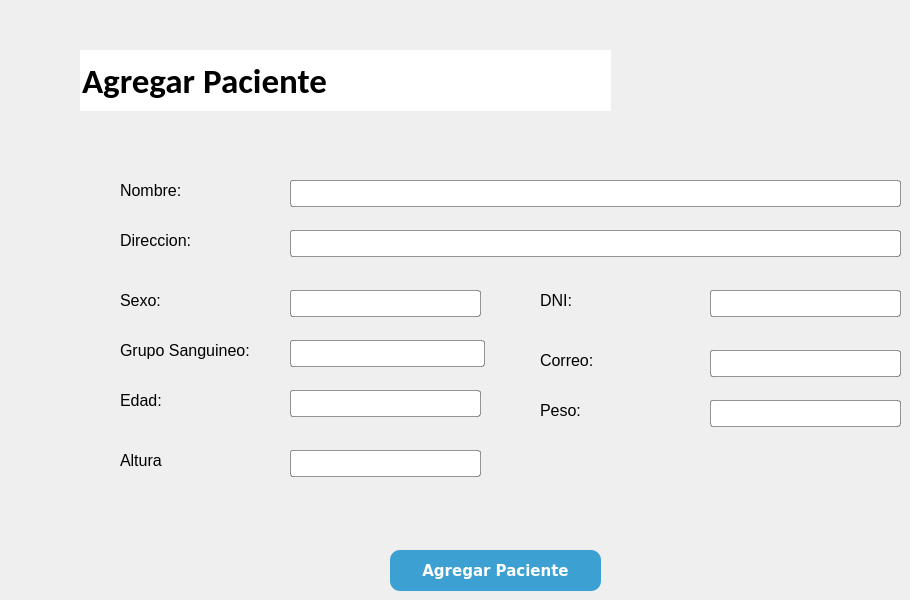
      <widget class="QWidget" name="tab_12">
       <attribute name="title">
        <string>Agregar Paciente</string>
       </attribute>
       <widget class="QLineEdit" name="lineEdit_61">
        <property name="geometry">
         <rect>
          <x>80</x>
          <y>50</y>
          <width>531</width>
          <height>61</height>
         </rect>
        </property>
        <property name="font">
         <font>
          <family>Calibri</family>
          <pointsize>26</pointsize>
          <weight>75</weight>
          <bold>true</bold>
         </font>
        </property>
        <property name="styleSheet">
         <string notr="true">border: none; background-image: transparent</string>
        </property>
        <property name="text">
         <string>Agregar Paciente</string>
        </property>
       </widget>
       <widget class="QLabel" name="label_77">
        <property name="geometry">
         <rect>
          <x>540</x>
          <y>290</y>
          <width>61</width>
          <height>21</height>
         </rect>
        </property>
        <property name="font">
         <font>
          <family>Arial</family>
          <pointsize>12</pointsize>
         </font>
        </property>
        <property name="styleSheet">
         <string notr="true">border-width: 0px</string>
        </property>
        <property name="text">
         <string>DNI:</string>
        </property>
       </widget>
       <widget class="QLineEdit" name="lineEdit_83">
        <property name="geometry">
         <rect>
          <x>290</x>
          <y>180</y>
          <width>611</width>
          <height>27</height>
         </rect>
        </property>
        <property name="font">
         <font>
          <family>Arial</family>
          <pointsize>12</pointsize>
         </font>
        </property>
        <property name="styleSheet">
         <string notr="true">background-color: rgb(255, 255, 255); border: 1px solid rgba(0,0,0, 0.4); border-radius: 3px</string>
        </property>
        <property name="text">
         <string/>
        </property>
        <property name="readOnly">
         <bool>false</bool>
        </property>
       </widget>
       <widget class="QLineEdit" name="lineEdit_84">
        <property name="geometry">
         <rect>
          <x>710</x>
          <y>400</y>
          <width>191</width>
          <height>27</height>
         </rect>
        </property>
        <property name="font">
         <font>
          <family>Arial</family>
          <pointsize>12</pointsize>
         </font>
        </property>
        <property name="cursor">
         <cursorShape>IBeamCursor</cursorShape>
        </property>
        <property name="styleSheet">
         <string notr="true">background-color: rgb(255, 255, 255);  border: 1px solid rgba(0,0,0, 0.4); border-radius: 3px</string>
        </property>
        <property name="inputMethodHints">
         <set>Qt::ImhDigitsOnly|Qt::ImhFormattedNumbersOnly</set>
        </property>
        <property name="text">
         <string/>
        </property>
        <property name="readOnly">
         <bool>false</bool>
        </property>
       </widget>
       <widget class="QLineEdit" name="lineEdit_85">
        <property name="geometry">
         <rect>
          <x>290</x>
          <y>390</y>
          <width>191</width>
          <height>27</height>
         </rect>
        </property>
        <property name="font">
         <font>
          <family>Arial</family>
          <pointsize>12</pointsize>
         </font>
        </property>
        <property name="cursor">
         <cursorShape>IBeamCursor</cursorShape>
        </property>
        <property name="styleSheet">
         <string notr="true">background-color: rgb(255, 255, 255);  border: 1px solid rgba(0,0,0, 0.4); border-radius: 3px</string>
        </property>
        <property name="inputMethodHints">
         <set>Qt::ImhDigitsOnly|Qt::ImhFormattedNumbersOnly</set>
        </property>
        <property name="text">
         <string/>
        </property>
        <property name="readOnly">
         <bool>false</bool>
        </property>
       </widget>
       <widget class="QLabel" name="label_78">
        <property name="geometry">
         <rect>
          <x>120</x>
          <y>390</y>
          <width>61</width>
          <height>21</height>
         </rect>
        </property>
        <property name="font">
         <font>
          <family>Arial</family>
          <pointsize>12</pointsize>
         </font>
        </property>
        <property name="styleSheet">
         <string notr="true">border-width: 0px</string>
        </property>
        <property name="text">
         <string>Edad:</string>
        </property>
       </widget>
       <widget class="QLineEdit" name="lineEdit_86">
        <property name="geometry">
         <rect>
          <x>710</x>
          <y>350</y>
          <width>191</width>
          <height>27</height>
         </rect>
        </property>
        <property name="font">
         <font>
          <family>Arial</family>
          <pointsize>12</pointsize>
         </font>
        </property>
        <property name="cursor">
         <cursorShape>IBeamCursor</cursorShape>
        </property>
        <property name="styleSheet">
         <string notr="true">background-color: rgb(255, 255, 255);  border: 1px solid rgba(0,0,0, 0.4); border-radius: 3px</string>
        </property>
        <property name="inputMethodHints">
         <set>Qt::ImhDigitsOnly|Qt::ImhFormattedNumbersOnly</set>
        </property>
        <property name="text">
         <string/>
        </property>
        <property name="readOnly">
         <bool>false</bool>
        </property>
       </widget>
       <widget class="QLabel" name="label_79">
        <property name="geometry">
         <rect>
          <x>540</x>
          <y>350</y>
          <width>131</width>
          <height>21</height>
         </rect>
        </property>
        <property name="font">
         <font>
          <family>Arial</family>
          <pointsize>12</pointsize>
         </font>
        </property>
        <property name="styleSheet">
         <string notr="true">border-width: 0px</string>
        </property>
        <property name="text">
         <string>Correo:</string>
        </property>
       </widget>
       <widget class="QLineEdit" name="lineEdit_87">
        <property name="geometry">
         <rect>
          <x>710</x>
          <y>290</y>
          <width>191</width>
          <height>27</height>
         </rect>
        </property>
        <property name="font">
         <font>
          <family>Arial</family>
          <pointsize>12</pointsize>
         </font>
        </property>
        <property name="cursor">
         <cursorShape>IBeamCursor</cursorShape>
        </property>
        <property name="styleSheet">
         <string notr="true">background-color: rgb(255, 255, 255);  border: 1px solid rgba(0,0,0, 0.4); border-radius: 3px</string>
        </property>
        <property name="inputMethodHints">
         <set>Qt::ImhDigitsOnly|Qt::ImhFormattedNumbersOnly</set>
        </property>
        <property name="text">
         <string/>
        </property>
        <property name="readOnly">
         <bool>false</bool>
        </property>
       </widget>
       <widget class="QLineEdit" name="lineEdit_88">
        <property name="geometry">
         <rect>
          <x>290</x>
          <y>450</y>
          <width>191</width>
          <height>27</height>
         </rect>
        </property>
        <property name="font">
         <font>
          <family>Arial</family>
          <pointsize>12</pointsize>
         </font>
        </property>
        <property name="cursor">
         <cursorShape>IBeamCursor</cursorShape>
        </property>
        <property name="styleSheet">
         <string notr="true">background-color: rgb(255, 255, 255);  border: 1px solid rgba(0,0,0, 0.4); border-radius: 3px</string>
        </property>
        <property name="inputMethodHints">
         <set>Qt::ImhDigitsOnly|Qt::ImhFormattedNumbersOnly</set>
        </property>
        <property name="text">
         <string/>
        </property>
        <property name="readOnly">
         <bool>false</bool>
        </property>
       </widget>
       <widget class="QLabel" name="label_80">
        <property name="geometry">
         <rect>
          <x>120</x>
          <y>290</y>
          <width>131</width>
          <height>21</height>
         </rect>
        </property>
        <property name="font">
         <font>
          <family>Arial</family>
          <pointsize>12</pointsize>
          <weight>50</weight>
          <bold>false</bold>
         </font>
        </property>
        <property name="styleSheet">
         <string notr="true">border-width: 0px</string>
        </property>
        <property name="text">
         <string>Sexo:</string>
        </property>
       </widget>
       <widget class="QLineEdit" name="lineEdit_89">
        <property name="geometry">
         <rect>
          <x>290</x>
          <y>230</y>
          <width>611</width>
          <height>27</height>
         </rect>
        </property>
        <property name="font">
         <font>
          <family>Arial</family>
          <pointsize>12</pointsize>
         </font>
        </property>
        <property name="cursor">
         <cursorShape>IBeamCursor</cursorShape>
        </property>
        <property name="styleSheet">
         <string notr="true">background-color: rgb(255, 255, 255);  border: 1px solid rgba(0,0,0, 0.4); border-radius: 3px</string>
        </property>
        <property name="inputMethodHints">
         <set>Qt::ImhDigitsOnly|Qt::ImhFormattedNumbersOnly</set>
        </property>
        <property name="text">
         <string/>
        </property>
        <property name="readOnly">
         <bool>false</bool>
        </property>
       </widget>
       <widget class="QLineEdit" name="lineEdit_90">
        <property name="geometry">
         <rect>
          <x>290</x>
          <y>290</y>
          <width>191</width>
          <height>27</height>
         </rect>
        </property>
        <property name="font">
         <font>
          <family>Arial</family>
          <pointsize>12</pointsize>
         </font>
        </property>
        <property name="styleSheet">
         <string notr="true">background-color: rgb(255, 255, 255); border: 1px solid rgba(0,0,0, 0.4); border-radius: 3px</string>
        </property>
        <property name="text">
         <string/>
        </property>
        <property name="readOnly">
         <bool>false</bool>
        </property>
       </widget>
       <widget class="QLabel" name="label_81">
        <property name="geometry">
         <rect>
          <x>540</x>
          <y>400</y>
          <width>61</width>
          <height>21</height>
         </rect>
        </property>
        <property name="font">
         <font>
          <family>Arial</family>
          <pointsize>12</pointsize>
         </font>
        </property>
        <property name="styleSheet">
         <string notr="true">border-width: 0px</string>
        </property>
        <property name="text">
         <string>Peso:</string>
        </property>
       </widget>
       <widget class="QLineEdit" name="lineEdit_91">
        <property name="geometry">
         <rect>
          <x>290</x>
          <y>340</y>
          <width>195</width>
          <height>27</height>
         </rect>
        </property>
        <property name="font">
         <font>
          <family>Arial</family>
          <pointsize>12</pointsize>
         </font>
        </property>
        <property name="cursor">
         <cursorShape>IBeamCursor</cursorShape>
        </property>
        <property name="styleSheet">
         <string notr="true">background-color: rgb(255, 255, 255);  border: 1px solid rgba(0,0,0, 0.4); border-radius: 3px</string>
        </property>
        <property name="inputMethodHints">
         <set>Qt::ImhDigitsOnly|Qt::ImhFormattedNumbersOnly</set>
        </property>
        <property name="text">
         <string/>
        </property>
        <property name="readOnly">
         <bool>false</bool>
        </property>
       </widget>
       <widget class="QLabel" name="label_82">
        <property name="geometry">
         <rect>
          <x>120</x>
          <y>450</y>
          <width>61</width>
          <height>21</height>
         </rect>
        </property>
        <property name="font">
         <font>
          <family>Arial</family>
          <pointsize>12</pointsize>
         </font>
        </property>
        <property name="styleSheet">
         <string notr="true">border-width: 0px</string>
        </property>
        <property name="text">
         <string>Altura</string>
        </property>
       </widget>
       <widget class="QLabel" name="label_83">
        <property name="geometry">
         <rect>
          <x>120</x>
          <y>340</y>
          <width>161</width>
          <height>21</height>
         </rect>
        </property>
        <property name="font">
         <font>
          <family>Arial</family>
          <pointsize>12</pointsize>
         </font>
        </property>
        <property name="styleSheet">
         <string notr="true">border-width: 0px</string>
        </property>
        <property name="text">
         <string>Grupo Sanguineo:</string>
        </property>
       </widget>
       <widget class="QLabel" name="label_84">
        <property name="geometry">
         <rect>
          <x>120</x>
          <y>230</y>
          <width>131</width>
          <height>21</height>
         </rect>
        </property>
        <property name="font">
         <font>
          <family>Arial</family>
          <pointsize>12</pointsize>
         </font>
        </property>
        <property name="styleSheet">
         <string notr="true">border-width: 0px</string>
        </property>
        <property name="text">
         <string>Direccion:</string>
        </property>
       </widget>
       <widget class="QLabel" name="label_85">
        <property name="geometry">
         <rect>
          <x>120</x>
          <y>180</y>
          <width>81</width>
          <height>21</height>
         </rect>
        </property>
        <property name="font">
         <font>
          <family>Arial</family>
          <pointsize>12</pointsize>
         </font>
        </property>
        <property name="styleSheet">
         <string notr="true">border-width: 0px</string>
        </property>
        <property name="text">
         <string>Nombre:</string>
        </property>
       </widget>
       <widget class="QPushButton" name="pushButton_21">
        <property name="enabled">
         <bool>true</bool>
        </property>
        <property name="geometry">
         <rect>
          <x>390</x>
          <y>550</y>
          <width>211</width>
          <height>41</height>
         </rect>
        </property>
        <property name="font">
         <font>
          <family>Verdana</family>
          <pointsize>11</pointsize>
          <weight>75</weight>
          <italic>false</italic>
          <bold>true</bold>
         </font>
        </property>
        <property name="cursor">
         <cursorShape>PointingHandCursor</cursorShape>
        </property>
        <property name="styleSheet">
         <string notr="true">background-color: rgb(60, 160, 210); 
border-radius: 10px; 
color: rgb(255, 255, 255)
</string>
        </property>
        <property name="text">
         <string>Agregar Paciente</string>
        </property>
        <property name="icon">
         <iconset>
          <normaloff>../../.designer/backup/Iconos/historialmedico.png</normaloff>../../.designer/backup/Iconos/historialmedico.png</iconset>
        </property>
        <property name="iconSize">
         <size>
          <width>35</width>
          <height>35</height>
         </size>
        </property>
       </widget>
      </widget>
